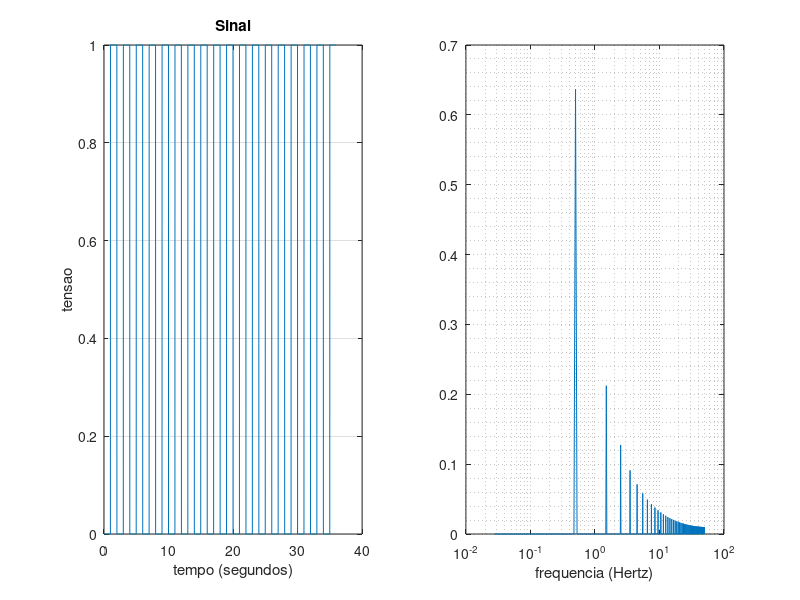

MATLAB code for this plot:
clear all

bitrate = 1;
tbit=1/bitrate;
tsample = 0.01*tbit;
passo = tsample;

bitstream = [ 0 1 0 1 0 1 0 1 0 1 0 1 0 1 0 1 0 1 0 1 0 1 0 1 0 1 0 1 0 1 0 1 0 1 0 1]
%bitstream = [ 0 1 0 1 0 0 0 0 0 1 0 1 0 0 1 1 1 1 0 0 0 0 0 0 1 1 1 0 0 0 1 1 1 1 1 0]
%bitstream = [ 1 1 1 1 0 0 0 0 0 0 0 0 1 1 1 1 1 1 1 0 0 0 0 0 1 1 1 1 1 0 0 0 0 1 1 1]
%bitstream = [0 1]

tempo=0:tsample:tbit*length(bitstream);

tempo = tempo(1:end-1);
samples_per_bit = tbit/tsample;

k=1;
for i=1:length(bitstream)
    for j=1:samples_per_bit
        if (bitstream(i)==0)            
            y(k) = 0;
        else
            y(k) = 1;
        end
        k=k+1;
    end
end


subplot(1,2,1);
plot(tempo,y);

xlabel("tempo (segundos)");
ylabel("tensao");
title("Sinal");
grid 

% Plot FFT
% https://www.mathworks.com/help/matlab/ref/fft.html
Y = fft(y);
L = size(Y,2); %length of signal
T = passo; %sampling period
Fs = 1/passo;
t = (0:L-1)*T; %time vector

%plot(t,values);
P2 = abs(Y/L); %two-sided spectrum
P1 = P2(1:L/2+1);             %single-sided spectrum
P1(2:end-1) = 2*P1(2:end-1);

f = Fs*(0:(L/2))/L;
subplot(1,2,2);
plot(f,P1);
xlabel("frequencia (Hertz)");

set(gca, 'XScale', 'log')
grid minor
